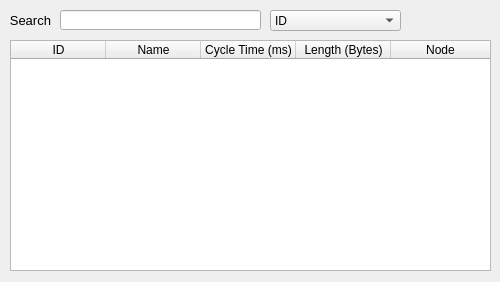
<?xml version="1.0" encoding="UTF-8"?>
<ui version="4.0">
 <class>Set_IDs</class>
 <widget class="QMainWindow" name="Set_IDs">
  <property name="enabled">
   <bool>true</bool>
  </property>
  <property name="geometry">
   <rect>
    <x>0</x>
    <y>0</y>
    <width>500</width>
    <height>282</height>
   </rect>
  </property>
  <property name="sizePolicy">
   <sizepolicy hsizetype="Fixed" vsizetype="Fixed">
    <horstretch>0</horstretch>
    <verstretch>0</verstretch>
   </sizepolicy>
  </property>
  <property name="minimumSize">
   <size>
    <width>500</width>
    <height>282</height>
   </size>
  </property>
  <property name="maximumSize">
   <size>
    <width>500</width>
    <height>282</height>
   </size>
  </property>
  <property name="windowTitle">
   <string>Define ID Names</string>
  </property>
  <property name="toolButtonStyle">
   <enum>Qt::ToolButtonIconOnly</enum>
  </property>
  <property name="animated">
   <bool>true</bool>
  </property>
  <property name="documentMode">
   <bool>false</bool>
  </property>
  <property name="tabShape">
   <enum>QTabWidget::Rounded</enum>
  </property>
  <property name="dockOptions">
   <set>QMainWindow::AllowTabbedDocks|QMainWindow::AnimatedDocks</set>
  </property>
  <property name="unifiedTitleAndToolBarOnMac">
   <bool>true</bool>
  </property>
  <widget class="QWidget" name="centralwidget">
   <widget class="QTableWidget" name="tableWidget">
    <property name="geometry">
     <rect>
      <x>10</x>
      <y>40</y>
      <width>481</width>
      <height>231</height>
     </rect>
    </property>
    <property name="editTriggers">
     <set>QAbstractItemView::NoEditTriggers</set>
    </property>
    <property name="rowCount">
     <number>0</number>
    </property>
    <property name="columnCount">
     <number>5</number>
    </property>
    <attribute name="horizontalHeaderCascadingSectionResizes">
     <bool>false</bool>
    </attribute>
    <attribute name="horizontalHeaderDefaultSectionSize">
     <number>95</number>
    </attribute>
    <attribute name="horizontalHeaderHighlightSections">
     <bool>true</bool>
    </attribute>
    <attribute name="horizontalHeaderMinimumSectionSize">
     <number>39</number>
    </attribute>
    <attribute name="horizontalHeaderShowSortIndicator" stdset="0">
     <bool>true</bool>
    </attribute>
    <attribute name="horizontalHeaderStretchLastSection">
     <bool>true</bool>
    </attribute>
    <attribute name="verticalHeaderCascadingSectionResizes">
     <bool>false</bool>
    </attribute>
    <attribute name="verticalHeaderDefaultSectionSize">
     <number>23</number>
    </attribute>
    <attribute name="verticalHeaderHighlightSections">
     <bool>true</bool>
    </attribute>
    <attribute name="verticalHeaderMinimumSectionSize">
     <number>20</number>
    </attribute>
    <attribute name="verticalHeaderShowSortIndicator" stdset="0">
     <bool>false</bool>
    </attribute>
    <column>
     <property name="text">
      <string>ID</string>
     </property>
    </column>
    <column>
     <property name="text">
      <string>Name</string>
     </property>
    </column>
    <column>
     <property name="text">
      <string>Cycle Time (ms)</string>
     </property>
    </column>
    <column>
     <property name="text">
      <string>Length (Bytes)</string>
     </property>
    </column>
    <column>
     <property name="text">
      <string>Node</string>
     </property>
    </column>
   </widget>
   <widget class="QLineEdit" name="lineEdit">
    <property name="geometry">
     <rect>
      <x>60</x>
      <y>10</y>
      <width>201</width>
      <height>20</height>
     </rect>
    </property>
   </widget>
   <widget class="QLabel" name="label">
    <property name="geometry">
     <rect>
      <x>10</x>
      <y>10</y>
      <width>41</width>
      <height>20</height>
     </rect>
    </property>
    <property name="font">
     <font>
      <pointsize>10</pointsize>
     </font>
    </property>
    <property name="text">
     <string>Search</string>
    </property>
    <property name="alignment">
     <set>Qt::AlignRight|Qt::AlignTrailing|Qt::AlignVCenter</set>
    </property>
   </widget>
   <widget class="QComboBox" name="comboBox">
    <property name="geometry">
     <rect>
      <x>270</x>
      <y>10</y>
      <width>131</width>
      <height>21</height>
     </rect>
    </property>
    <item>
     <property name="text">
      <string>ID</string>
     </property>
    </item>
    <item>
     <property name="text">
      <string>Name</string>
     </property>
    </item>
    <item>
     <property name="text">
      <string>Cycle Time</string>
     </property>
    </item>
    <item>
     <property name="text">
      <string>Length</string>
     </property>
    </item>
    <item>
     <property name="text">
      <string>Node</string>
     </property>
    </item>
   </widget>
  </widget>
  <widget class="QMenuBar" name="menubar">
   <property name="geometry">
    <rect>
     <x>0</x>
     <y>0</y>
     <width>500</width>
     <height>21</height>
    </rect>
   </property>
  </widget>
 </widget>
 <resources/>
 <connections/>
</ui>
